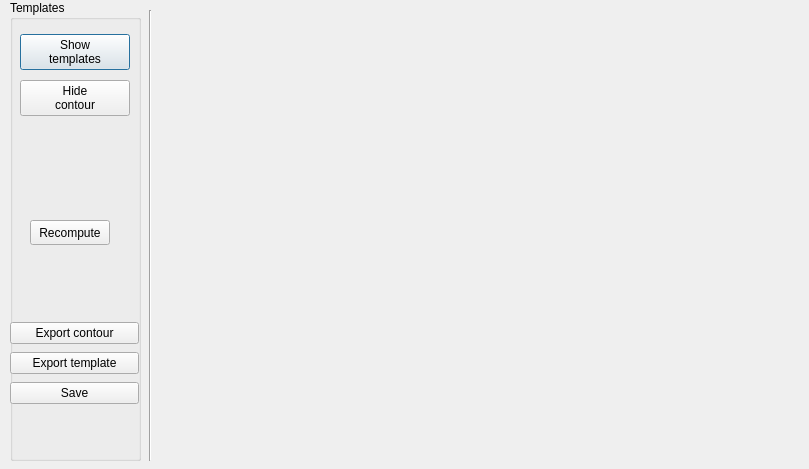
<?xml version="1.0" encoding="UTF-8"?>
<ui version="4.0">
 <class>TemplateViewer</class>
 <widget class="QDialog" name="TemplateViewer">
  <property name="geometry">
   <rect>
    <x>0</x>
    <y>0</y>
    <width>809</width>
    <height>469</height>
   </rect>
  </property>
  <property name="windowTitle">
   <string>Dialog</string>
  </property>
  <widget class="QCustomPlot" name="diagrama" native="true">
   <property name="geometry">
    <rect>
     <x>140</x>
     <y>10</y>
     <width>511</width>
     <height>451</height>
    </rect>
   </property>
  </widget>
  <widget class="Line" name="line">
   <property name="geometry">
    <rect>
     <x>140</x>
     <y>10</y>
     <width>21</width>
     <height>451</height>
    </rect>
   </property>
   <property name="orientation">
    <enum>Qt::Vertical</enum>
   </property>
  </widget>
  <widget class="QGroupBox" name="caja">
   <property name="geometry">
    <rect>
     <x>10</x>
     <y>0</y>
     <width>131</width>
     <height>461</height>
    </rect>
   </property>
   <property name="title">
    <string>Templates</string>
   </property>
   <widget class="QWidget" name="layoutWidget">
    <property name="geometry">
     <rect>
      <x>10</x>
      <y>30</y>
      <width>110</width>
      <height>92</height>
     </rect>
    </property>
    <layout class="QVBoxLayout" name="verticalLayout">
     <item>
      <widget class="QPushButton" name="templates">
       <property name="text">
        <string>Show
templates</string>
       </property>
      </widget>
     </item>
     <item>
      <widget class="QPushButton" name="contorno">
       <property name="text">
        <string>Hide
contour</string>
       </property>
      </widget>
     </item>
    </layout>
   </widget>
   <widget class="QWidget" name="layoutWidget1">
    <property name="geometry">
     <rect>
      <x>0</x>
      <y>320</y>
      <width>129</width>
      <height>89</height>
     </rect>
    </property>
    <layout class="QVBoxLayout" name="verticalLayout_2">
     <item>
      <widget class="QPushButton" name="eContorno">
       <property name="text">
        <string>Export contour</string>
       </property>
      </widget>
     </item>
     <item>
      <widget class="QPushButton" name="eTemplate">
       <property name="text">
        <string>Export template</string>
       </property>
      </widget>
     </item>
     <item>
      <widget class="QPushButton" name="guardar">
       <property name="text">
        <string>Save</string>
       </property>
      </widget>
     </item>
    </layout>
   </widget>
   <widget class="QPushButton" name="recalcular">
    <property name="geometry">
     <rect>
      <x>20</x>
      <y>220</y>
      <width>80</width>
      <height>25</height>
     </rect>
    </property>
    <property name="text">
     <string>Recompute</string>
    </property>
   </widget>
  </widget>
 </widget>
 <customwidgets>
  <customwidget>
   <class>QCustomPlot</class>
   <extends>QWidget</extends>
   <header location="global">qcustomplot.h</header>
   <container>1</container>
  </customwidget>
 </customwidgets>
 <resources/>
 <connections/>
</ui>
